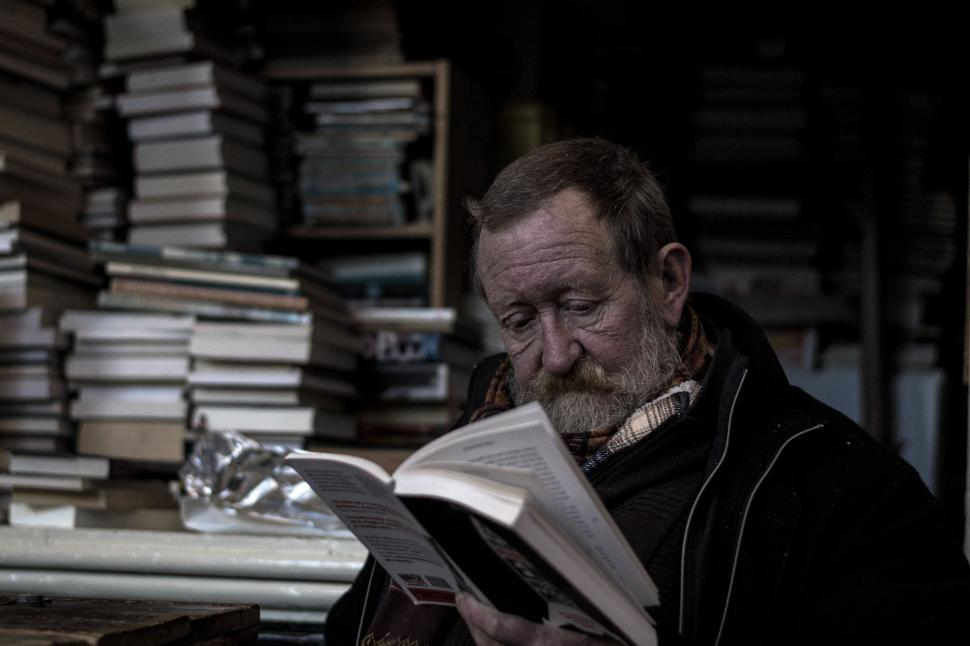
#> input picture data/sample_hum.png, 970 x 646 px, found by its file name
$ python app.py
#> lines starting #> are read from the running program, lines starting #| are printed output that depends on the picture; after the words box and inside, x2 and y2 are one past the last pixel; in counts of white or black regions, pixels touching at a corner belong together
import os
import cv2

img = cv2.imread(os.path.join('.' , 'data' , 'sample_hum.png'))
#> img is the input picture: shape (646, 970, 3); mean B, G, R 42.3, 42.4, 44.7

img_gray = cv2.cvtColor(img , cv2.COLOR_BGR2GRAY)


# below this number would be 0 cuase of binary trsh
threshold = 80

cap = 255

ret , img_thrs = cv2.threshold(img_gray , threshold  , cap , cv2.THRESH_BINARY)
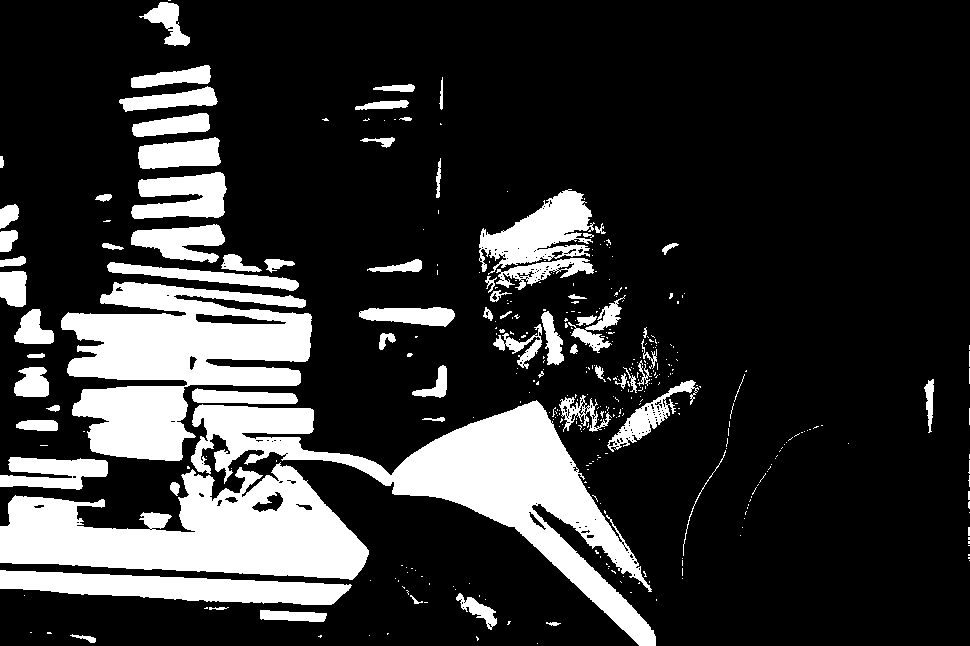
#> img_thrs: shape (646, 970); 20% white; 388 white regions (316 under 20 px), largest, box (x1, y1, x2, y2) and area: (191, 400, 656, 646) 27735, (61, 282, 312, 461) 25340, (0, 462, 369, 580) 24691
#> ret = 80


cv2.imshow('gray ' , img_gray)
cv2.imshow('thrs' , img_thrs)

cv2.waitKey(0)
cv2.destroyAllWindows()

$ run again, with data/sample_bear.png copied over data/sample_hum.png
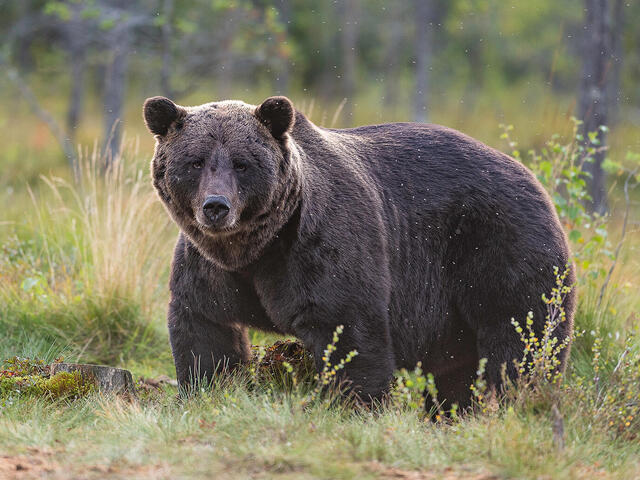
#> input picture data/sample_bear.png, 640 x 480 px, found by its file name
#> img is the input picture: shape (480, 640, 3); mean B, G, R 96.3, 117.1, 121.2
#> `img_gray = cv2.cvtColor(img , cv2.COLOR_BGR2GRAY)`:
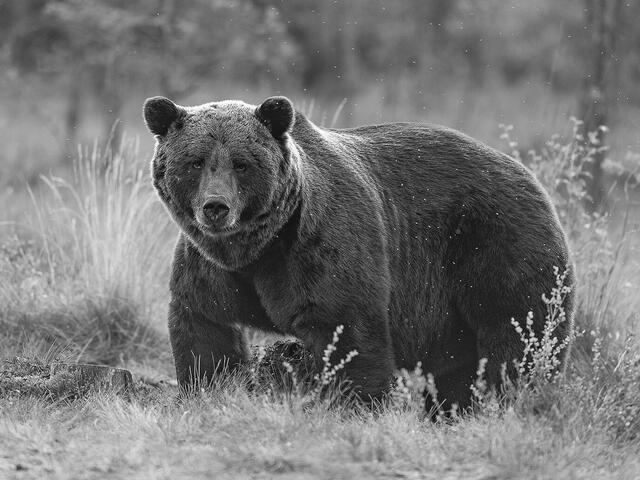
#> img_gray: shape (480, 640); min 1, max 255, mean 115.9
#> `ret , img_thrs = cv2.threshold(img_gray , threshold  , cap , cv2.THRES..`:
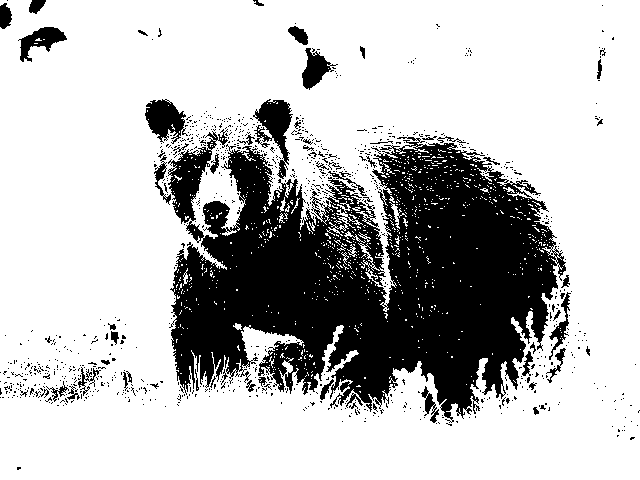
#> img_thrs: shape (480, 640); 74% white; 971 black regions (916 under 20 px), largest, box (x1, y1, x2, y2) and area: (168, 129, 566, 423) 69653, (253, 99, 293, 179) 1395, (145, 99, 188, 144) 1143
#> ret = 80
